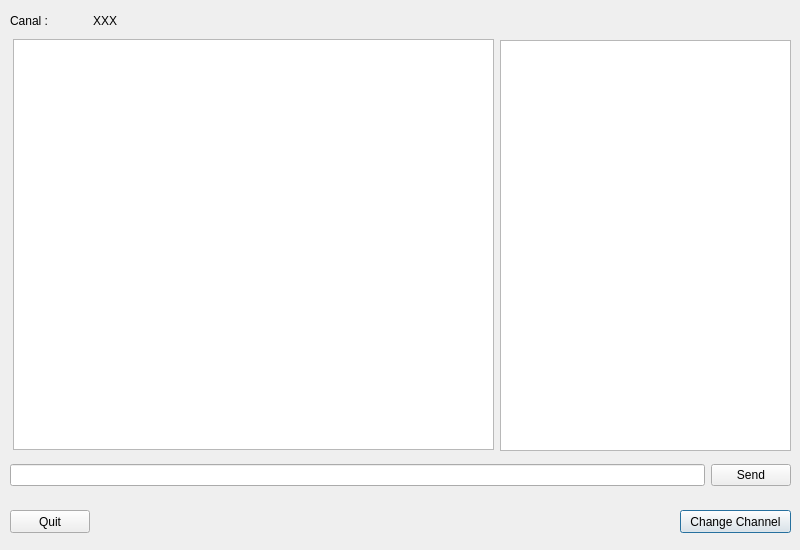
<?xml version="1.0" encoding="UTF-8"?>
<ui version="4.0">
 <class>Chat</class>
 <widget class="QDialog" name="Chat">
  <property name="geometry">
   <rect>
    <x>0</x>
    <y>0</y>
    <width>800</width>
    <height>550</height>
   </rect>
  </property>
  <property name="minimumSize">
   <size>
    <width>800</width>
    <height>550</height>
   </size>
  </property>
  <property name="maximumSize">
   <size>
    <width>800</width>
    <height>550</height>
   </size>
  </property>
  <property name="windowTitle">
   <string>Chat</string>
  </property>
  <widget class="QPlainTextEdit" name="chatPlainTextEdit">
   <property name="geometry">
    <rect>
     <x>13</x>
     <y>39</y>
     <width>481</width>
     <height>411</height>
    </rect>
   </property>
   <property name="focusPolicy">
    <enum>Qt::NoFocus</enum>
   </property>
   <property name="readOnly">
    <bool>true</bool>
   </property>
  </widget>
  <widget class="QPushButton" name="changeChanPushButton">
   <property name="geometry">
    <rect>
     <x>680</x>
     <y>510</y>
     <width>111</width>
     <height>23</height>
    </rect>
   </property>
   <property name="text">
    <string>Change Channel</string>
   </property>
  </widget>
  <widget class="QPushButton" name="quitPushButton">
   <property name="geometry">
    <rect>
     <x>10</x>
     <y>510</y>
     <width>80</width>
     <height>23</height>
    </rect>
   </property>
   <property name="text">
    <string>Quit</string>
   </property>
  </widget>
  <widget class="QWidget" name="horizontalLayoutWidget">
   <property name="geometry">
    <rect>
     <x>10</x>
     <y>460</y>
     <width>781</width>
     <height>31</height>
    </rect>
   </property>
   <layout class="QHBoxLayout" name="horizontalLayout">
    <item>
     <widget class="QLineEdit" name="inputLineEdit"/>
    </item>
    <item>
     <widget class="QPushButton" name="sendPushButton">
      <property name="text">
       <string>Send</string>
      </property>
     </widget>
    </item>
   </layout>
  </widget>
  <widget class="QWidget" name="horizontalLayoutWidget_2">
   <property name="geometry">
    <rect>
     <x>10</x>
     <y>10</y>
     <width>160</width>
     <height>21</height>
    </rect>
   </property>
   <layout class="QHBoxLayout" name="horizontalLayout_2">
    <item>
     <widget class="QLabel" name="channelLabel">
      <property name="text">
       <string>Canal :</string>
      </property>
     </widget>
    </item>
    <item>
     <widget class="QLabel" name="chgChangeChannellabel">
      <property name="text">
       <string>XXX</string>
      </property>
     </widget>
    </item>
   </layout>
  </widget>
  <widget class="QListWidget" name="friendListWidget">
   <property name="geometry">
    <rect>
     <x>500</x>
     <y>40</y>
     <width>291</width>
     <height>411</height>
    </rect>
   </property>
  </widget>
 </widget>
 <tabstops>
  <tabstop>inputLineEdit</tabstop>
  <tabstop>sendPushButton</tabstop>
  <tabstop>changeChanPushButton</tabstop>
  <tabstop>friendListWidget</tabstop>
  <tabstop>quitPushButton</tabstop>
 </tabstops>
 <resources/>
 <connections/>
</ui>
